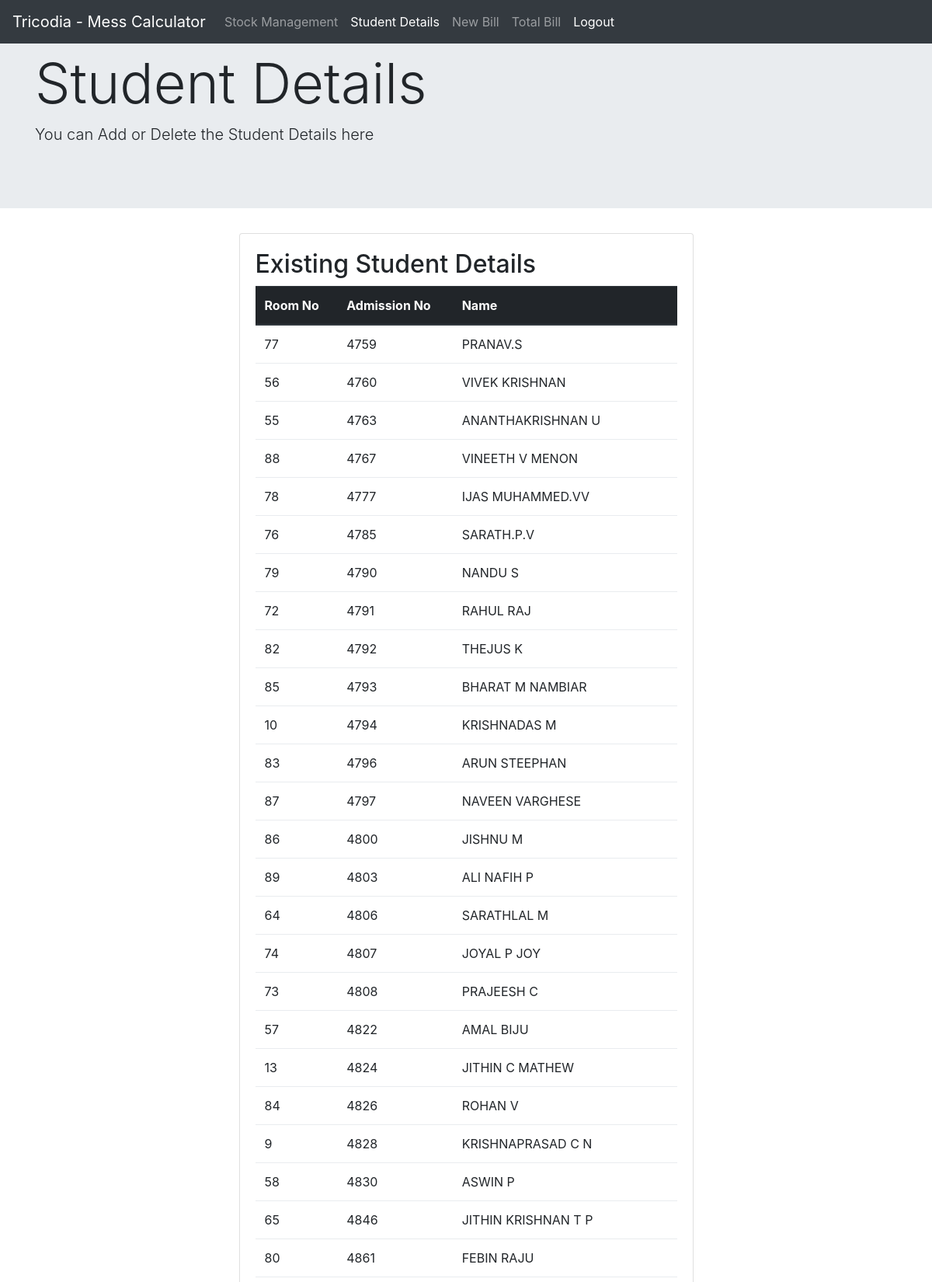
/new_student1.php (signed in, upper part), run on the app's committed database.
### tables this page shows
CREATE TABLE IF NOT EXISTS `student` (
  `room` int(7) DEFAULT NULL,
  `rollno` varchar(6) NOT NULL DEFAULT '',
  `name` varchar(23) DEFAULT NULL,
  `password` varchar(50) NOT NULL DEFAULT 'qwerty',
  PRIMARY KEY (`rollno`)
);

### new_student1.php (the view, shortened to what this page needs)
<!DOCTYPE html>
<html lang="en">
<head>
</head>
<body>
<link rel="stylesheet" href="css/bootstrap.min.css">
<nav class="navbar navbar-expand-md bg-dark navbar-dark fixed-top">
  <a class="navbar-brand" href="#">Tricodia - Mess Calculator</a>
  <div class="collapse navbar-collapse" id="collapsibleNavbar">
    <ul class="navbar-nav">
      <li class="nav-item">
        <a href=xyz.php class="nav-link">Stock Management</a>
      </li>
      <li class="nav-item">
        <a href=new_student1.php class="nav-link active">Student Details</a>
      </li>
    <li class="nav-item">
        <a href=consumption.php class="nav-link">New Bill</a>
      </li>
	<li class="nav-item">
		<a href=sam2.php class="nav-link">Total Bill</a>
		</li>
		<li class="nav-item active">
        <a class="nav-link" href="logout1.php">Logout</a>
      </li>
		</ul>
  </div>
</nav>
<div class="jumbotron jumbotron-fluid">
  <div class="container">
    <h1 class="display-3">Student Details</h1>
    <p class="lead">You can Add or Delete the Student Details here</p>
  </div>
</div>
<div class="row">
  <div class="col-sm-3"></div>
  <div class="col-sm-6">
<div class="card">
  <div class="card-body">
<h2>
Existing Student Details
</h2>
<?php
require("connect.php");
$sql1 = "SELECT * FROM student ORDER BY rollno ASC";
$result = $conn->query($sql1);
if ($result->num_rows > 0) {
	echo "<table class='table'><thead class='thead-dark'><tr><th>Room No</th><th>Admission No</th><th>Name</th></tr></thead><tbody>";
    while($row = $result->fetch_assoc()) {
        echo "<tr><td>".$row["room"]."</td><td>".$row["rollno"]."</td><td>".$row["name"]."</td></tr>";
    }
	echo "</tbody></table>";
} else {
    echo "0 Student Records";
}
?>
</div></div><br/>
</body>
</html>

### data on the page
student: room "77", rollno "4759", name "PRANAV.S"
student: room "56", rollno "4760", name "VIVEK KRISHNAN"
student: room "55", rollno "4763", name "ANANTHAKRISHNAN U"
student: room "88", rollno "4767", name "VINEETH V MENON"
student: room "78", rollno "4777", name "IJAS MUHAMMED.VV"
student: room "76", rollno "4785", name "SARATH.P.V"
student: room "79", rollno "4790", name "NANDU S"
student: room "72", rollno "4791", name "RAHUL RAJ"
student: room "82", rollno "4792", name "THEJUS K"
student: room "85", rollno "4793", name "BHARAT M NAMBIAR"
student: room "10", rollno "4794", name "KRISHNADAS M"
student: room "83", rollno "4796", name "ARUN STEEPHAN"
student: room "87", rollno "4797", name "NAVEEN VARGHESE"
student: room "86", rollno "4800", name "JISHNU M"
student: room "89", rollno "4803", name "ALI NAFIH P"
student: room "64", rollno "4806", name "SARATHLAL M"
student: room "74", rollno "4807", name "JOYAL P JOY"
student: room "73", rollno "4808", name "PRAJEESH C"
student: room "57", rollno "4822", name "AMAL BIJU"
student: room "13", rollno "4824", name "JITHIN C MATHEW"
student: room "84", rollno "4826", name "ROHAN V"
student: room "9", rollno "4828", name "KRISHNAPRASAD C N"
student: room "58", rollno "4830", name "ASWIN P"
student: room "65", rollno "4846", name "JITHIN KRISHNAN T P"
student: room "80", rollno "4861", name "FEBIN RAJU"
